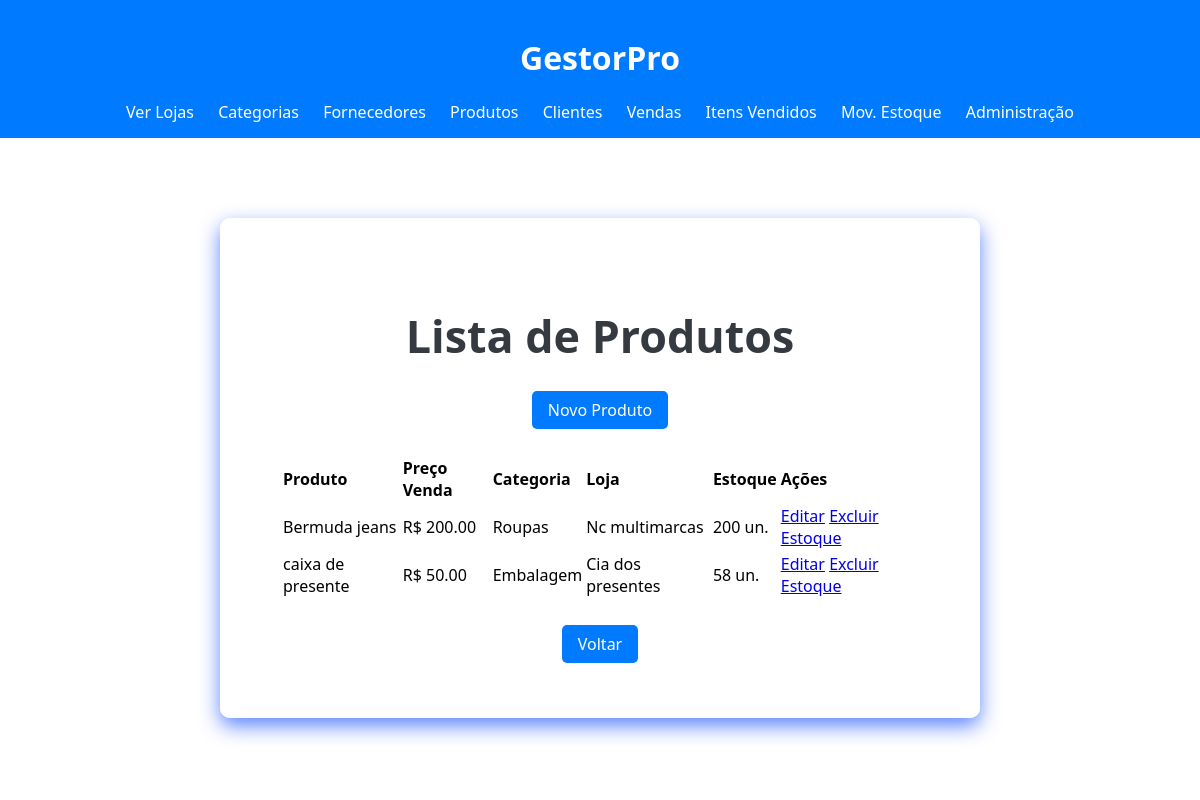
/produtos/ (signed in), run on an earlier commit of the app's database.
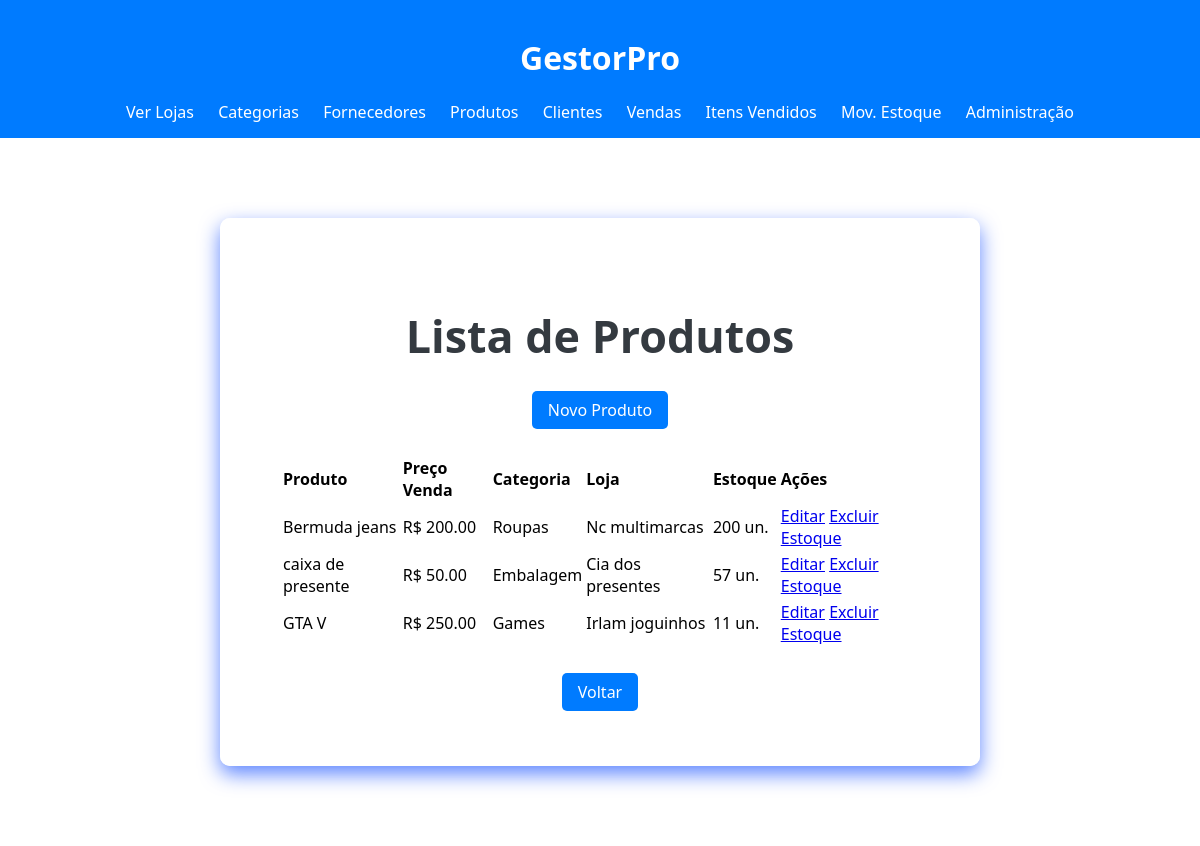
And on a later commit of the database.
### loja_app/models.py (models this page shows, shortened)
class Produto(models.Model):
    nome = models.CharField(max_length=200, verbose_name="Nome do Produto")
    preco_compra = models.DecimalField(max_digits=10, decimal_places=2, verbose_name="Preço de Compra")
    preco_venda = models.DecimalField(max_digits=10, decimal_places=2, verbose_name="Preço de Venda")
    categoria = models.ForeignKey(Categoria, on_delete=models.SET_NULL, null=True, blank=True)
    fornecedor = models.ForeignKey(Fornecedor, on_delete=models.SET_NULL, null=True, blank=True)
    loja = models.ForeignKey(Loja, on_delete=models.CASCADE)

class Categoria(models.Model):
    nome = models.CharField(max_length=100, verbose_name="Nome da Categoria")

class Loja(models.Model):
    nome = models.CharField(max_length=100, verbose_name="Nome da Loja")
    endereco = models.CharField(max_length=200, verbose_name="Endereço")
    telefone = models.CharField(max_length=15, verbose_name="Telefone", blank=True, null=True)
    email = models.EmailField(verbose_name="E-mail", blank=True, null=True)
    cnpj_loja = models.CharField(
        max_length=18,
        verbose_name="CNPJ da Loja",
        unique=True,
        validators=[
            RegexValidator(
                regex=r"^\d{2}\.\d{3}\.\d{3}/\d{4}-\d{2}$",
                message="Informe um CNPJ válido no formato 00.000.000/0000-00.",
            )
        ],
    )

class Estoque(models.Model):
    produto = models.OneToOneField(Produto, on_delete=models.CASCADE)
    quantidade = models.IntegerField(default=0)

### loja_app/views.py (the view)
# urls.py: path('produtos/', views.lista_produtos, name='lista_produtos'),
@staff_member_required
def lista_produtos(request):
    produtos = Produto.objects.select_related('estoque').all()
    return render(request, 'loja_app/produto_list.html', {'produtos': produtos})

### loja_app/templates/loja_app/produto_list.html (shortened to what this page needs)
{% extends 'loja_app/base.html' %}
{% load static %}
{% block body_class %}dashboard-page{% endblock %}
{% block extra_css %}
    <link rel="stylesheet" href="{% static 'loja_app/css/home.css' %}">
{% endblock %}
{% block content %}
<div class="dashboard-simple-container">
    <div class="dashboard-simple-content" style="max-width: 1200px;">
        <h2>Lista de Produtos</h2>
        <a href="{% url 'cadastrar_produto' %}" class="botao">Novo Produto</a>
        <table style="width: 100%; margin-top: 20px; text-align: left;">
            <thead>
                <tr>
                    <th>Produto</th>
                    <th>Preço Venda</th>
                    <th>Categoria</th>
                    <th>Loja</th>
                    <th>Estoque</th>
                    <th>Ações</th>
                </tr>
            </thead>
            <tbody>
                {% for produto in produtos %}
                <tr>
                    <td>{{ produto.nome }}</td>
                    <td>R$ {{ produto.preco_venda }}</td>
                    <td>{{ produto.categoria.nome|default:"-" }}</td>
                    <td>{{ produto.loja.nome }}</td>
                    <td>{{ produto.estoque.quantidade }} un.</td>
                    <td>
                        <a href="{% url 'editar_produto' produto.id %}">Editar</a>
                        <a href="{% url 'excluir_produto' produto.id %}">Excluir</a>
                        <a href="{% url 'atualizar_estoque' produto.id %}">Estoque</a>
                    </td>
                </tr>
                {% empty %}
                <tr><td colspan="6">Nenhum produto cadastrado.</td></tr>
                {% endfor %}
            </tbody>
        </table>
        <div class="back-button-container" style="margin-top: 20px;">
            <a href="{% url 'dashboard' %}" class="botao">Voltar</a>
        </div>
    </div>
</div>
{% endblock %}

What changed in the data, as far as the page shows it:
changed through a linked row, Produto "caixa de presente": estoque.quantidade "58" → "57"
added Produto: nome "GTA V", preco_venda "250.00", categoria.nome "Games", loja.nome "Irlam joguinhos", estoque.quantidade "11"
